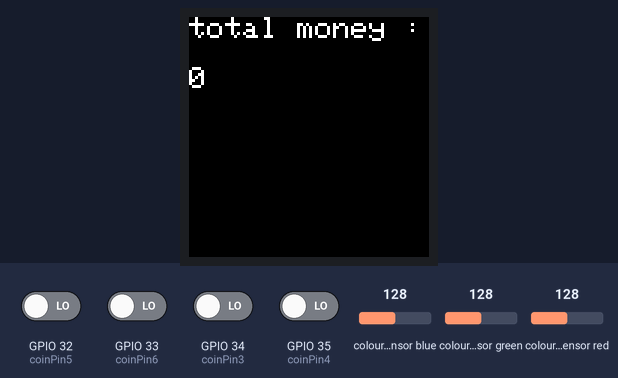
A sketch run on a simulated ESP32. Shown: 240×240 colour display. Wiring (inferred from the names in the program): TCS3200 colour sensor: output GPIO 15; S2 GPIO 2; S3 GPIO 4. The test bench sets the inputs (shaded band); at power-on: GPIO 32 (coinPin5), GPIO 33 (coinPin6), GPIO 34 (coinPin3), GPIO 35 (coinPin4) LOW, colour sensor blue 128, colour sensor green 128, colour sensor red 128. WiFi joins after 1.5 s; servers stay silent unless stated; uploads are accepted with an empty reply; what the sketch prints to the serial monitor is not drawn.

Above: at 5.6 s.
5.7 s: GPIO 32 (coinPin5) driven HIGH
7.2 s: GPIO 33 (coinPin6) driven HIGH
At 10.8 s:
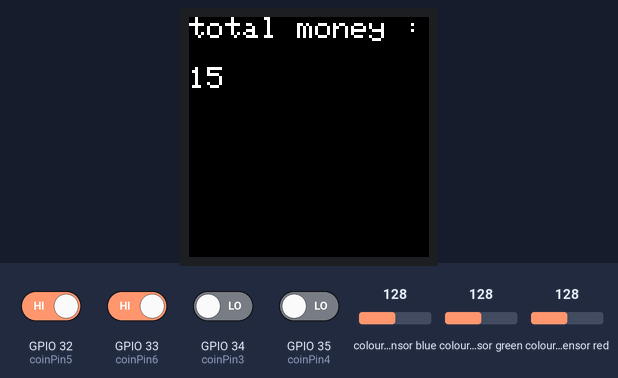
Timing chart, 0 to 12.3 s (numbered marks = the images above; inputs shaded):
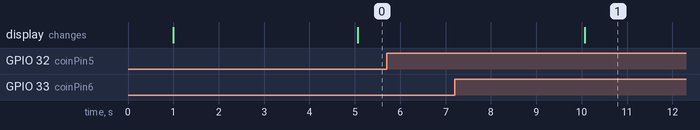

Measured:
- after the input at 5.7 s, every drawn part: stays the same
- after the input at 7.2 s, the display: changes after 2.9 s (image 1)

The sketch:

final_githubver.ino
```cpp
//screen lcd
#include <Adafruit_GFX.h>
#include <Adafruit_ST7789.h>
#include <SPI.h>
//networking
#include <WiFi.h>
#include <HTTPClient.h>
#include <ArduinoJson.h>

//Internet setting
const char* ssid = "name";
const char* password = "password";
//Your Domain name with URL path or IP address with path
const char* serverName = "servername";

//lcd screen
#define TFT_CS 22
#define TFT_RST 26
#define TFT_DC 27
#define TFT_MOSI 23
#define TFT_SCLK 18
//lcd screen caller
Adafruit_ST7789 tft = Adafruit_ST7789(TFT_CS, TFT_DC, TFT_RST);
//TSC3200 sensor
#define S2 2         /*Define S2 Pin Number of ESP32*/
#define S3 4         /*Define S3 Pin Number of ESP32*/
#define sensorOut 15 /*Define Sensor Output Pin Number of ESP32*/
//coin vars
#define coinPin3 34 //1
#define coinPin4 35 //2
#define coinPin5 32 //5
#define coinPin6 33 //10
int coinStateSum = 0;
int coinState1 = 0;
int coinState2 = 0;
int coinState5 = 0;
int coinState10 = 0;
long coinSum = 0, coin1b = 0, coin2b = 0, coin5b = 0, coin10b = 0;

bool isCounterSum = false, isCounter1 = false, isCounter2 = false, isCounter5 = false, isCounter10 = false;
bool cSum = true, c1 = true, c2 = true, c5 = true, c10 = true;
//total coin
long countSum = 0, count1b = 0, count2b = 0, count5b = 0, count10b = 0;
//total banknote
long bank_countSum = 0, bank_20 = 0, bank_50 = 0, bank_100 = 0, bank_500 = 0, bank_1000 = 0;
// (min -> max)
// bank type : Red | Green | Blue
// 20 : 213-234 | 215-235 | 207-231
// 50 : 213-234 | 215-235 | 231-243
// 100 : 224-234 | 204-225 | 207-231
// 500 : 204-230 | 204-225 | 207-231
// 1000 : 217-243 | 215-235 | 207-243
/*Define int variables*/
int red20min = 224, red20max = 234, green20min = 225, green20max = 235, blue20min = 219, blue20max = 231;
int red50min = 224, red50max = 234, green50min = 225, green50max = 235, blue50min = 231, blue50max = 243;
int red100min = 234, red100max = 234, green100min = 215, green100max = 215, blue100min = 219, blue100max = 219;
int red500min = 234, red500max = 234, green500min = 215, green500max = 215, blue500min = 231, blue500max = 231;//locked for demo UNLOCKED
int red1000min = 999, red1000max = 999, green1000min = 999, green1000max = 999, blue1000min = 999, blue1000max = 999;//locked for demo
int red, green, blue;
int Frequency = 0;
//callibrate
int redMin = 3;
int greenMin = 3;
int blueMin = 3;
int redMax = 27;
int greenMax = 28;
int blueMax = 24;

//scroll down skip all of reading this
//CUSTOM FUNCTION DOWN HERE!

/*check if a duration has lapsed
  In:
    duration (in ms)
  Returns:
    false if duration has not lapsed, else true*/
bool wait(unsigned long &since, unsigned long time) {
  // return false if we're still "delaying", true if time ms has passed.
  // this should look a lot like "blink without delay"
  unsigned long currentmillis = millis();
  if (currentmillis - since >= time) {
    since = currentmillis;
    return true;
  }
  return false;
}

//SUM FUNCTIONS
void CoinSum() {
   /*------------------ Coin Sum ------------------ */
    countSum++;
    Serial.print("Coin Sum : ");
    Serial.println(countSum);
    long coinAll = (count1b * 1) + (count2b * 2) + (count5b * 5) + (count10b * 10);
    Serial.print("Sum : ");
    Serial.print(coinAll);
    Serial.println("Bath");
}
void BanknoteSum() {
   /*------------------ Banknote Sum ------------------ */
    bank_countSum++;
    Serial.print("Banknote Sum : ");
    Serial.println(bank_countSum);
    long bankAll = (bank_20 * 20) + (bank_50 * 50) + (bank_100 * 100) + (bank_500 * 500) + (bank_1000 * 1000);
    Serial.print("Sum : ");
    Serial.print(bankAll);
    Serial.println("Bath");
}
long totalEverything() {
  long coinAll = (count1b * 1) + (count2b * 2) + (count5b * 5) + (count10b * 10);
  long bankAll = (bank_20 * 20) + (bank_50 * 50) + (bank_100 * 100) + (bank_500 * 500) + (bank_1000 * 1000);
  return coinAll + bankAll;
}

//Display printing
void saytext(char *text, uint16_t color, int line, int size) {
  tft.setCursor(0, line);
  tft.setTextSize(size);
  tft.setTextColor(color);
  tft.setTextWrap(false);
  tft.print(text);
}

//RGB colors
int getRed() {
  digitalWrite(S2, LOW);
  digitalWrite(S3, LOW);
  Frequency = pulseIn(sensorOut, LOW); /*Get the Red Color Frequency*/
  //return Frequency;//copy paste to use this for calibrating
  return map(Frequency, redMin, redMax, 255, 0);
}
int getGreen() {
  digitalWrite(S2, HIGH);
  digitalWrite(S3, HIGH);
  Frequency = pulseIn(sensorOut, LOW); /*Get the Green Color Frequency*/
  return map(Frequency, greenMin, greenMax, 255, 0);
}
int getBlue() {
  digitalWrite(S2, LOW);
  digitalWrite(S3, HIGH);
  Frequency = pulseIn(sensorOut, LOW); /*Get the Blue Color Frequency*/
  return map(Frequency, blueMin, blueMax, 255, 0);
}

void cal() {
  if (red >= red20min && red <= red20max && green >= green20min && green <= green20max && blue >= blue20min && blue <= blue20max) {
    Serial.println("BANK 20!!!");
    bank_20++;
    BanknoteSum();
    tft.fillScreen(ST77XX_RED);
    delay(6000);//Stop everything to let the banknote in
    tft.fillScreen(ST77XX_GREEN);
  }
  else if (red >= red50min && red <= red50max && green >= green50min && green <= green50max && blue >= blue50min && blue <= blue50max) {
    Serial.println("BANK 50!!!");
    bank_50++;
    BanknoteSum();
    tft.fillScreen(ST77XX_RED);
    delay(6000);
    tft.fillScreen(ST77XX_GREEN);
  }
  else if (red >= red100min && red <= red100max && green >= green100min && green <= green100max && blue >= blue100min && blue <= blue100max) {
    Serial.println("BANK 100!!!");
    bank_100++;
    BanknoteSum();
    tft.fillScreen(ST77XX_RED);
    delay(6000);
    tft.fillScreen(ST77XX_GREEN);
  }
  else if (red >= red500min && red <= red500max && green >= green500min && green <= green500max && blue >= blue500min && blue <= blue500max) {
    Serial.println("BANK 500!!!");
    bank_500++;
    BanknoteSum();
    tft.fillScreen(ST77XX_RED);
    delay(6000);
    tft.fillScreen(ST77XX_GREEN);
  }
  else if (red >= red1000min && red <= red1000max && green >= green1000min && green <= green1000max && blue >= blue1000min && blue <= blue1000max) {
    Serial.println("BANK 1000!!!");
    bank_1000++;
    BanknoteSum();
    delay(6000);
    tft.fillScreen(ST77XX_GREEN);
  }
}

//Setup internet connection
void bootNet() {
  //Connecting to WiFi network
  Serial.println();
  Serial.print("Connecting to ");
  Serial.println(ssid);

  WiFi.begin(ssid, password);

  while (WiFi.status() != WL_CONNECTED) {
    delay(500);
    Serial.print(".");
  }
  Serial.println("");
  Serial.println("WiFi connected");
}

//upload data!
void uploadData() {
  if(WiFi.status()== WL_CONNECTED){
    WiFiClient client;
    HTTPClient http;
    // Your Domain name with URL path or IP address with path
    http.begin(client, serverName);

    StaticJsonDocument<200> doc;//allowcate memory
    // Add values in the document
    doc["bath1"] = count1b;
    doc["bath2"] = count2b;
    doc["bath5"] = count5b;
    doc["bath10"] = count10b;

    doc["bath20"] = bank_20;
    doc["bath50"] = bank_50;
    doc["bath100"] = bank_100;
    doc["bath500"] = bank_500;
    doc["bath1000"] = bank_1000;

    doc["money"] = totalEverything();

    String requestBody;
    serializeJson(doc, requestBody);
    Serial.println(requestBody);

    int httpResponseCode = http.POST(requestBody);
    Serial.print("HTTP Response code: ");
    Serial.println(httpResponseCode);
    // Free resources
    http.end();
  }
  else {
    Serial.println("WiFi Disconnected");
  }
}

//END OF CUSTOM FUNCTION!

void setup() {
  Serial.begin(115200);
  delay(1000);
  //LCD SETUP
  tft.init(240, 240, SPI_MODE3);
  Serial.println(F("hi lcd screen"));
  //COIN SETUP
  pinMode(coinPin3, INPUT);
  pinMode(coinPin4, INPUT);
  pinMode(coinPin5, INPUT);
  pinMode(coinPin6, INPUT);
  Serial.println(F("hi coin sensor"));
  //COLOR SETUP
  pinMode(S2, OUTPUT); /*Define S2 Pin as a OUTPUT*/
  pinMode(S3, OUTPUT); /*Define S3 Pin as a OUTPUT*/
  pinMode(sensorOut, INPUT);
  Serial.println(F("hi color sensor"));
  //BOOT NET
  bootNet();
  Serial.println(F("hi IOT"));
  //FINISH SETUP
  delay(1000);
}

//ticking system to fix coin lag when merge with offsets
long redWait = false;
long greenWait = false;
long blueWait = false;

void loop() {
  //LOOP SETTER
  static unsigned long Atime, Btime, Ctime, Dtime, Etime;

  //LOOP CODE
  delay(1);
  //Serial.print("h");

  //COIN COUNTING
  coinState1 = digitalRead(coinPin3);
  coinState2 = digitalRead(coinPin4);
  coinState5 = digitalRead(coinPin5);
  coinState10 = digitalRead(coinPin6);

  /*------------------Coin 1B ------------------ */
  if (coinState1 == HIGH && c1 == true) {
    isCounter1 = true;
    c1 = false;
  }
  if (coinState1 == LOW) {
    c1 = true;
  }
  if (isCounter1 == true) {
    isCounter1 = false;
    count1b++;
    Serial.print("Coin 1B : ");
    Serial.println(count1b);
    Serial.print(count1b * 1);
    Serial.println(" Bath");

    CoinSum();
  }
  /*------------------Coin 2B ------------------ */
  if (coinState2 == HIGH && c2 == true) {
    isCounter2 = true;
    c2 = false;
  }
  if (coinState2 == LOW) {
    c2 = true;
  }
  if (isCounter2 == true) {
    isCounter2 = false;
    count2b++;
    Serial.print("Coin 2B : ");
    Serial.println(count2b);
    Serial.print(count2b * 2);
    Serial.println(" Bath");

    CoinSum();
  }
  /*------------------Coin 5B ------------------ */
  if (coinState5 == HIGH && c5 == true) {
    isCounter5 = true;
    c5 = false;
  }
  if (coinState5 == LOW) {
    c5 = true;
  }
  if (isCounter5 == true) {
    isCounter5 = false;
    count5b++;
    Serial.print("Coin 5B : ");
    Serial.println(count5b);
    Serial.print(count5b * 5);
    Serial.println(" Bath");

    CoinSum();
  }
  /*------------------Coin 10B ------------------ */
  if (coinState10 == HIGH && c10 == true) {
    isCounter10 = true;
    c10 = false;
  }
  if (coinState10 == LOW) {
    c10 = true;
  }
  if (isCounter10 == true) {
    isCounter10 = false;
    count10b++;
    Serial.print("Coin 10B : ");
    Serial.println(count10b);
    Serial.print(count10b * 10);
    Serial.println(" Bath");

    CoinSum();
  }

  //GET RGB
  if (wait(Etime,1000)) {

   if (wait(Atime,200) && redWait == false) {
     //Serial.println("getting red");
     redWait = true;
     red = getRed();
    }
   if (wait(Btime,400) && greenWait == false) {
     //Serial.println("getting green");
      greenWait = true;
      green = getGreen();
    }
    if (wait(Ctime,600) && blueWait == false) {
      //erial.println("getting blue");
      blueWait = true;
      blue = getBlue();
    }

  }
  //Wait for all color and check for bank
  if (redWait == true && greenWait == true && blueWait == true) {
    redWait = false;
    greenWait = false;
    blueWait = false;

    Serial.print("Red Freq = ");
    Serial.print(red); /*Print Red Color Value on Serial Monitor*/
    Serial.print("   ");
    Serial.print("Green Freq = ");
    Serial.print(green); /*Print Green Color Value on Serial Monitor*/
    Serial.print("   ");
    Serial.print("Blue Freq = ");
    Serial.println(blue); /*Print Blue Color Value on Serial Monitor*/

    cal();
  }

  if (wait(Dtime,5000)) {
    tft.fillScreen(ST77XX_BLACK);
    saytext("total money :", ST77XX_WHITE, 0, 3);
    char buf[50];
    saytext(ltoa(totalEverything(), buf, 10), ST77XX_WHITE, 50, 3);
    //free(buf);//fix memory leak oops! this is bug dont un-comment
    //code at line 200+ something
    uploadData();
  }
}
```
